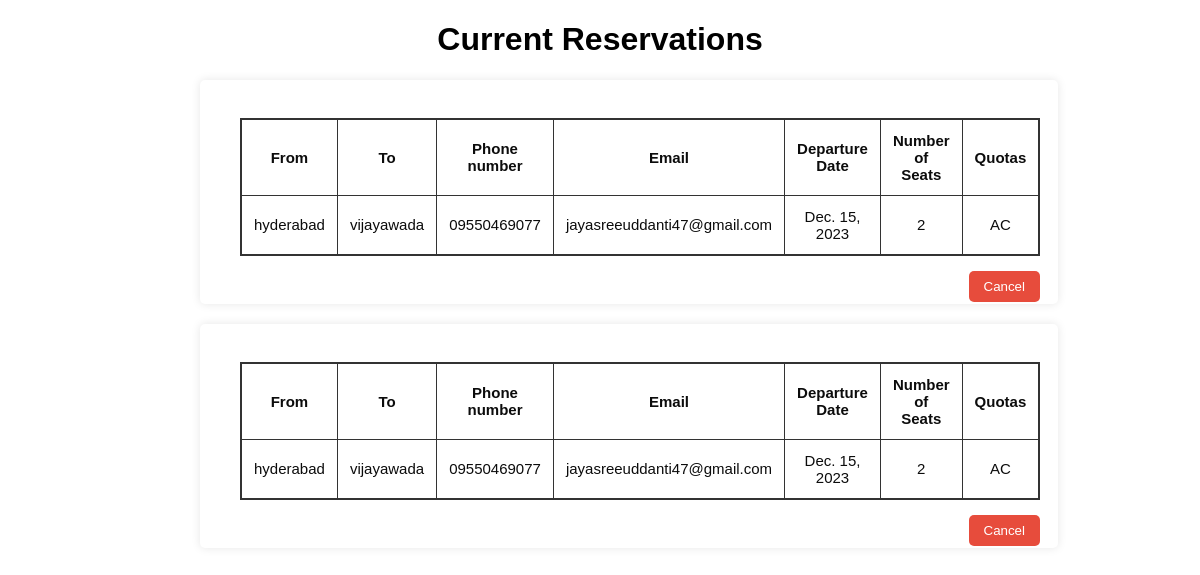
Page /canceltrain/ (signed in) on the committed database.
### myapp/models.py (models this page shows, shortened)
class Book(models.Model):
    user = models.ForeignKey(User, on_delete=models.CASCADE)  # Foreign key to the User model
    From = models.CharField(max_length=100)
    To = models.CharField(max_length=100)
    Phonenumber = models.CharField(max_length=15)
    Email = models.EmailField(max_length=100)
    DepartureDate = models.DateField(null=True)  # Allow null values
    Noofseats = models.IntegerField()
    Quotas = models.CharField(max_length=100)
    Train_Number = models.IntegerField()  # New field for Train Number

### myapp/views.py (the view, shortened to what this page needs)
# urls.py: path('canceltrain/',cancel,name="cancel"),
@login_required
def cancel(request):
    user_bookings = Book.objects.filter(user=request.user)
    context = {'bookings': user_bookings}
    return render(request, 'Cancel_ticket.html', context)

### myapp/templates/Cancel_ticket.html (shortened to what this page needs)
<!DOCTYPE html>
<html lang="en">
<head>
</head>
<body>
    <h1>Current Reservations</h1>
    <div class="container">
        {% if bookings %}
        {% for booking in bookings %}
            <div class="tick">
                <table border="1px">
                    <tr>
                        <th>From</th>
                        <th>To</th>
                        <th>Phone number</th>
                        <th>Email</th>
                        <th>Departure Date</th>
                        <th>Number of Seats</th>
                        <th>Quotas</th>
                    </tr>
                    <tr>
                        <td>{{ booking.From }}</td>
                        <td>{{ booking.To }}</td>
                        <td>{{ booking.Phonenumber }}</td>
                        <td>{{ booking.Email }}</td>
                        <td>{{ booking.DepartureDate }}</td>
                        <td>{{ booking.Noofseats }}</td>
                        <td>{{ booking.Quotas }}</td>
                    </tr>
                </table>
                &nbsp;&nbsp;<form method="post" action="{% url 'myapp:cancel' %}">
                    <button type="submit">Cancel</button>
                </form><br/>
            </div>
        {% endfor %}
        {% else %}
        <p>No Current bookings found.</p>
    {% endif %}
    </div>
</body>
</html>

### myapp/templates/Cancel_ticket.html (style rules this page uses)
body { font-family: Arial, sans-serif; margin: 0; padding: 0; background-image: url('https://mcdn.wallpapersafari.com/medium/1/15/e4duFO.jpg'); background-repeat: no-repeat; background-size: cover; }
h1 { text-align: center; font-family: sans-serif; }
.container { max-width: 800px; margin: 20px auto; }
.tick { width: 100%; font-size: 13px; color: rgb(12, 12, 12); padding: 18px; padding-left: 40px; background-color: #fff; border-radius: 5px; box-shadow: 0 0 10px rgba(0, 0, 0, 0.1); margin-bottom: 20px; }
.tick button { float: right; border-radius: 5px; background-color: #e74c3c; color: #fff; border: none; padding: 8px 15px; cursor: pointer; }
table { margin: 0 auto; border-collapse: collapse; width: 80%; margin-top: 20px; border: 2px solid #333; }
th, td { padding: 12px; text-align: center; border: 1px solid #333; font-size: 15px; }

### rows in the picture
Book: From "hyderabad", To "vijayawada", Phonenumber "09550469077", Email "jayasreeuddanti47@gmail.com", DepartureDate "Dec. 15, 2023", Noofseats "2", Quotas "AC"
Book: From "hyderabad", To "vijayawada", Phonenumber "09550469077", Email "jayasreeuddanti47@gmail.com", DepartureDate "Dec. 15, 2023", Noofseats "2", Quotas "AC"
